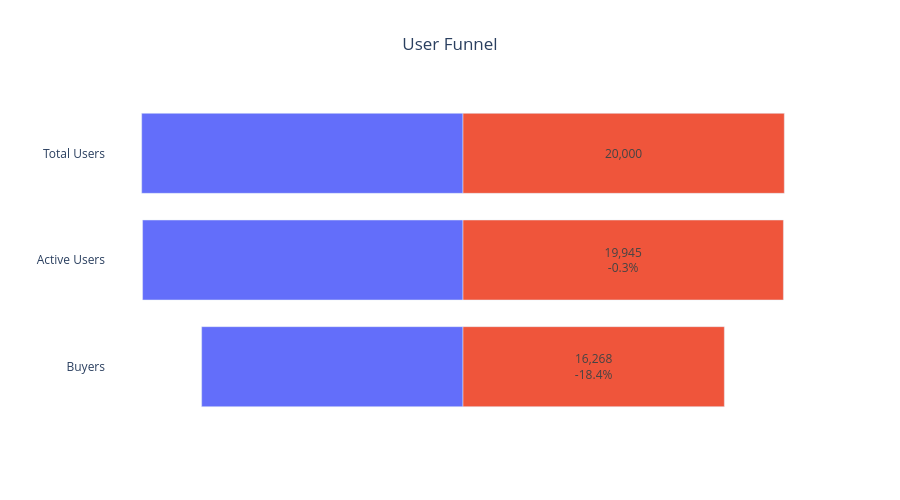

The cell this chart's notebook holds for it:
### Markdown cell above
## Funnel Users

### Code cell
import plotly.graph_objects as go

funnel = pd.DataFrame({
    "stage": ["Total Users", "Active Users", "Buyers"],
    "users": [
        summary["total_users"],
        summary["active_users"],
        summary["total_buyers"]
    ]
})

funnel["drop_pct"] = funnel["users"].pct_change() * 100

funnel["left"] = -funnel["users"]
funnel["right"] = funnel["users"]

center_text = []
for i, row in funnel.iterrows():
    if i == 0:
        center_text.append(f"{int(row['users']):,}")
    else:
        center_text.append(f"{int(row['users']):,}<br>{row['drop_pct']:.1f}%")

fig_funnel  = go.Figure()

fig_funnel.add_trace(go.Bar(
    y=funnel["stage"],
    x=funnel["left"],
    orientation="h",
    text=None,
    hovertemplate="Stage: %{y}<br>Users: %{customdata:,}<extra></extra>",
    customdata=funnel["users"],
    name=""
))

fig_funnel.add_trace(go.Bar(
    y=funnel["stage"],
    x=funnel["right"],
    orientation="h",
    text=center_text,
    textposition="inside",
    insidetextanchor="middle",
    hovertemplate="Stage: %{y}<br>Users: %{x:,}<extra></extra>",
    name=""
))

fig_funnel.update_layout(
    title={
        'text': "User Funnel",
        'x': 0.5,
        'xanchor': 'center'
    },
    barmode="overlay",
    showlegend=False,
    xaxis=dict(
        showticklabels=False,
        title=""
    ),
    yaxis=dict(
        autorange="reversed",
        title=""
    ),
    plot_bgcolor="white",
    paper_bgcolor="white",
    bargap=0.25,
    width=900,
    height=500
)

fig_funnel.show()

### Figure 1 — Plotly figure (JSON) as saved in the notebook; plotly's stock layout.template omitted (floating-point values rounded to 4 significant figures)
{"data": [{"customdata": [20000, 19945, 16268], "hovertemplate": "Stage: %{y}<br>Users: %{customdata:,}<extra></extra>", "name": "", "orientation": "h", "type": "bar", "x": [-20000, -19945, -16268], "y": ["Total Users", "Active Users", "Buyers"]}, {"hovertemplate": "Stage: %{y}<br>Users: %{x:,}<extra></extra>", "insidetextanchor": "middle", "name": "", "orientation": "h", "text": ["20,000", "19,945<br>-0.3%", "16,268<br>-18.4%"], "textposition": "inside", "type": "bar", "x": [20000, 19945, 16268], "y": ["Total Users", "Active Users", "Buyers"]}], "layout": {"bargap": 0.25, "barmode": "overlay", "height": 500, "paper_bgcolor": "white", "plot_bgcolor": "white", "showlegend": false, "title": {"text": "User Funnel", "x": 0.5, "xanchor": "center"}, "width": 900, "xaxis": {"showticklabels": false, "title": {"text": ""}}, "yaxis": {"autorange": "reversed", "title": {"text": ""}}}}
